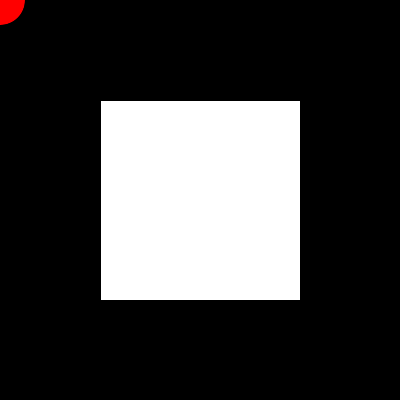
Frame 1 (no input)
Frame 60 (the mouse pressed at the canvas centre just before this capture): identical to frame 1, image omitted
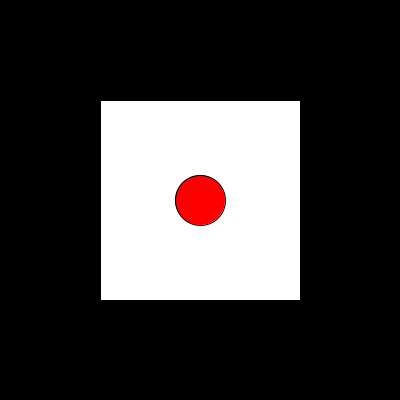
Frame 120 (the mouse held since frame 60 and released just before this capture)

The Processing sketch that drew these frames (run headless with seeded random() and noise(); from frame 60 on, the mouse is pressed at the canvas centre):

// Processing sketch: colisiones
// ── colisiones.pde
int tam = 50;

void setup(){
  size(400, 400);
  textSize(30);
}

void draw(){
  background(200);
  fill(0);
  rect(0,0,width, height);
  fill(255);
  rect(100,100,200, 200);
  
  fill(255,0,0);
  ellipse(mouseX, mouseY, tam, tam);
  
  if(hayColision()){
    text("Colisión", 150, 200);
  }
}

boolean hayColision(){
  boolean bordeDerecho = dist(mouseX, mouseY, 300, mouseY) < tam/2;
  boolean bordeIzquierdo = dist(mouseX, mouseY, 100, mouseY) < tam/2;
  boolean bordeArriba = dist(mouseX, mouseY, mouseX, 100) < tam/2;
  boolean bordeAbajo = dist(mouseX, mouseY, mouseX, 300) < tam/2;
  
  return bordeDerecho || bordeIzquierdo || bordeArriba || bordeAbajo;
}
